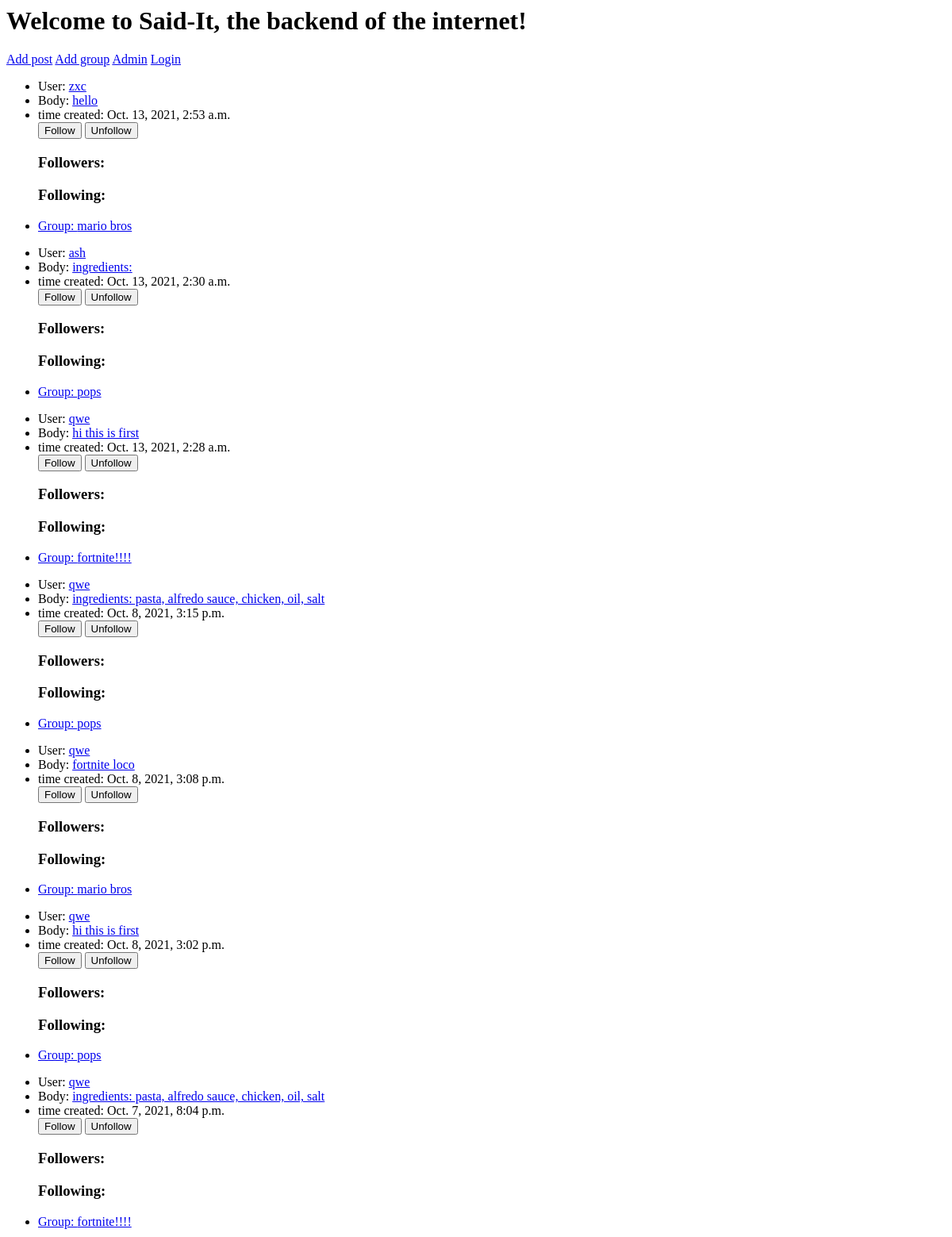
The app's page / (upper part), older data.
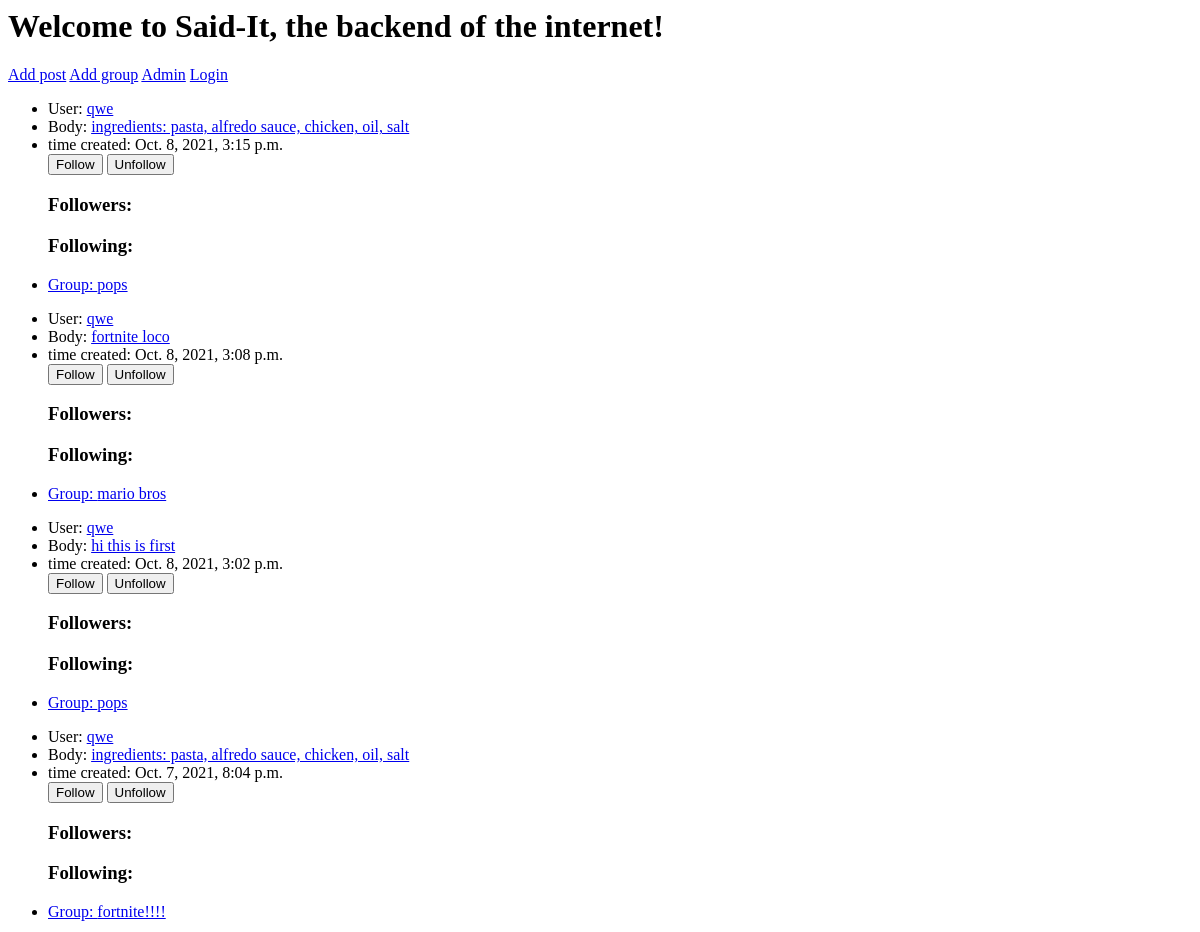
The same page, newer data.
### posts/models.py (models this page shows, shortened)
class Post(models.Model):
    user = models.ForeignKey(SaidItUser, on_delete=models.CASCADE)
    posted_in = models.ForeignKey(SubGroup, on_delete=models.CASCADE)
    body = models.CharField(max_length=150)
    time_created = models.DateTimeField(default=timezone.now)
    class Meta:
        ordering = ["-time_created"]

### saidituser/models.py (models this page shows)
class SaidItUser(AbstractUser):
    display_name = models.CharField(max_length=30)
    age = models.IntegerField(null=True, blank=True)
    bio = models.TextField(null=True, blank=False)
    following = models.ManyToManyField("self", blank =True, related_name="followers", symmetrical=False) # noqa

### group/models.py (models this page shows)
class SubGroup(models.Model):
    group_name = models.CharField(max_length=30)
    group_description = models.TextField(null=True, blank=False)
    time_created = models.DateTimeField(default=timezone.now)
    created_by = models.ForeignKey(SaidItUser, on_delete=CASCADE)
    def __str__(self):
        return self.group_name

### posts/views.py (the view)
# urls.py: path('', post_view.index, name='home'),
def index(request):
    posts = Post.objects.all()
    groups = SubGroup.objects.all()
    return render(request, 'index.html', {'posts': posts, "groups": groups})

### templates/index.html (shortened to what this page needs)
<h1>Welcome to Said-It, the backend of the internet!</h1>
<a href="/addpost/">Add post</a>
<a href="/addgroup">Add group</a>
<a href="/admin/">Admin</a>
<a href="/login/">Login</a>
{% for post in posts %}
<ul>
  <li>User: <a href="/userdetail/{{post.user.id}}/">{{post.user}}</a></li>
  <li>Body: <a href="{% url 'post' post.id %} ">{{post.body}}</a></li>
  <li>time created: {{post.time_created}}</li>
  <a href="/follow/{{post.user.id}}/"><button>Follow</button></a>
  <a href="/unfollow/{{post.user.id}}/"><button>Unfollow</button></a>
  <h3>Followers:</h3>
  <h3>Following:</h3>
  <li>
    <a href="/groupdetail/{{post.posted_in.id}}/">Group: {{post.posted_in}}</a>
  </li>
</ul>
{% endfor %}

Row changes from the older to the newer data that the page shows:
removed Post: user "zxc", body "hello", time_created "Oct. 13, 2021, 2:53 a.m.", posted_in "mario bros"
removed Post: user "ash", body "ingredients:", time_created "Oct. 13, 2021, 2:30 a.m.", posted_in "pops"
removed Post: user "qwe", body "hi this is first", time_created "Oct. 13, 2021, 2:28 a.m.", posted_in "fortnite!!!!"
